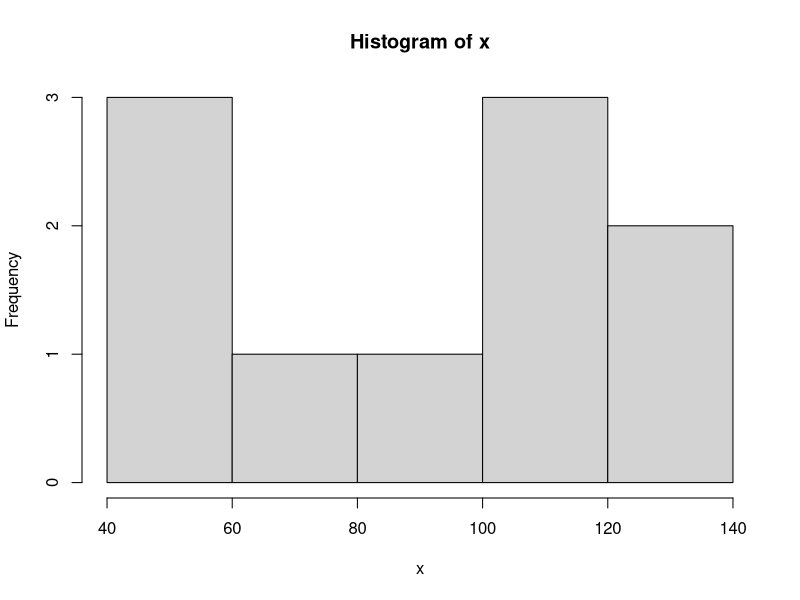

Generate this figure with R:
## ---- chunk 1
knitr::opts_chunk$set(echo = TRUE)
## ---- chunk 2
# Para Calcular el Sesgo:
library(e1071)
x <- c(126, 52, 133, 104, 115, 67, 57, 83, 53,105)
skewness(x)
hist(x)
## ---- chunk 3
peso<-c( 68, 53, 69.5, 55, 71, 63, 76.5, 65.5, 69, 75, 76, 57, 70.5, 71.5,56, 81.5,69, 59,67.5, 61,68, 59.5, 56.5,73, 61,72.5, 71.5, 59.5, 74.5, 63)

min(peso,na.rm=FALSE)
max(peso,na.rm=FALSE)
mean(peso,na.rm=FALSE)
median(peso,na.rm=FALSE)
mode(peso)

var(x,na.rm=FALSE)
var(peso,na.rm=TRUE)
sd(x,na.rm=FALSE)
sd(peso,na.rm=TRUE)
IQR(x,na.rm=FALSE)
IQR(peso,na.rm=TRUE)
skewness(peso)
kurtosis(peso)
